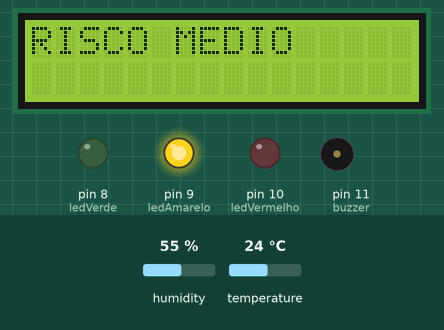
Bench run of a sketch on a simulated Arduino Uno, built with avr-gcc and run on an emulated ATmega328P. Shown: 16×2 character LCD, output pins drawn as LEDs (lit = HIGH), buzzer (waves = sounding). The test bench sets the inputs (shaded band); at power-on: humidity 55 %, temperature 24 °C.

Above: at 1.2 s.
1.3 s: humidity set to 41 %
4.0 s: humidity set to 38 %
At 4.4 s:
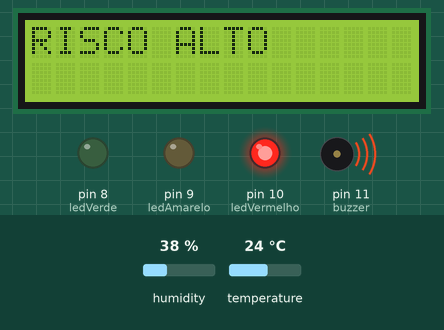
6.7 s: humidity set to 68 %
At 9.1 s:
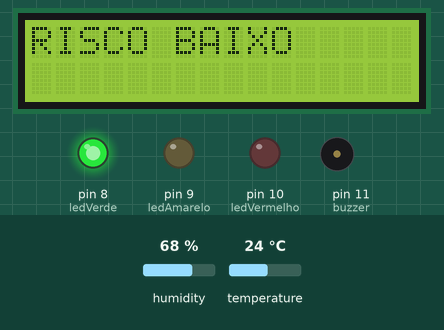
9.7 s: humidity set to 62 %
12.4 s: humidity set to 59 %
At 15.5 s:
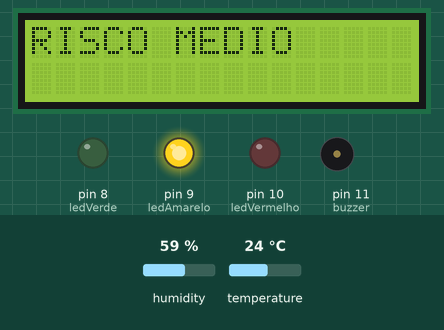
15.8 s: humidity set to 22 %
At 17.4 s:
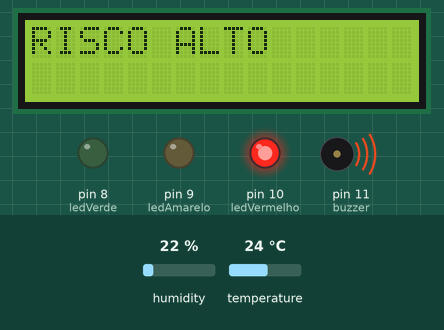
Timing chart, 0 to 18.9 s (numbered marks = the images above; inputs shaded):
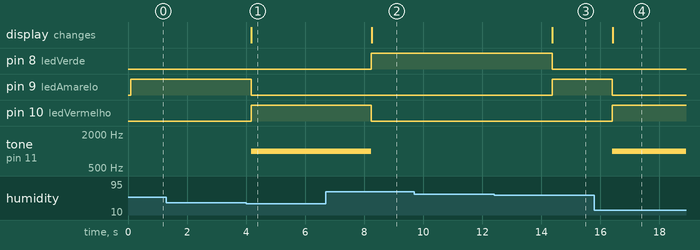

The sketch:

firewatch_edge.ino
```cpp
#include <DHT.h>
#include <Wire.h>
#include <LiquidCrystal_I2C.h>

#define DHTPIN 2
#define DHTTYPE DHT22

DHT dht(DHTPIN, DHTTYPE);

LiquidCrystal_I2C lcd(0x27, 16, 2);

int ledVerde = 8;
int ledAmarelo = 9;
int ledVermelho = 10;
int buzzer = 11;

void setup() {

  pinMode(ledVerde, OUTPUT);
  pinMode(ledAmarelo, OUTPUT);
  pinMode(ledVermelho, OUTPUT);
  pinMode(buzzer, OUTPUT);

  dht.begin();

  lcd.init();
  lcd.backlight();

  Serial.begin(9600);
}

void loop() {

  float temperatura = dht.readTemperature();
  float umidade = dht.readHumidity();

  lcd.clear();

  lcd.setCursor(0,0);
  lcd.print("T:");
  lcd.print(temperatura);
  lcd.print("C");

  lcd.setCursor(0,1);
  lcd.print("U:");
  lcd.print(umidade);
  lcd.print("%");

  digitalWrite(ledVerde, LOW);
  digitalWrite(ledAmarelo, LOW);
  digitalWrite(ledVermelho, LOW);
  noTone(buzzer);

  if (temperatura < 30 && umidade > 60) {

    digitalWrite(ledVerde, HIGH);

    lcd.clear();
    lcd.setCursor(0,0);
    lcd.print("RISCO BAIXO");

  }
  else if (temperatura < 40 && umidade >= 40) {

    digitalWrite(ledAmarelo, HIGH);

    lcd.clear();
    lcd.setCursor(0,0);
    lcd.print("RISCO MEDIO");

  }
  else {

    digitalWrite(ledVermelho, HIGH);

    tone(buzzer, 1000);

    lcd.clear();
    lcd.setCursor(0,0);
    lcd.print("RISCO ALTO");

  }

  delay(2000);
}
```

Measured:
- the behaviour switches between 40 and 39 % on humidity (found by bisection; images 0 and 1)
- the behaviour switches between 61 and 60 % on humidity (found by bisection; images 2 and 3)
- after the input at 4.0 s, pin 9 (ledAmarelo): HIGH → LOW after 0.17 s; pin 10 (ledVermelho): LOW → HIGH after 0.17 s; tone on pin 11 (buzzer): silent → 1000 Hz after 0.17 s; the display: changes after 0.18 s (image 1)
- after the input at 6.7 s, pin 8 (ledVerde): LOW → HIGH after 1.5 s; pin 10 (ledVermelho): HIGH → LOW after 1.5 s; tone on pin 11 (buzzer): 1000 Hz → silent after 1.5 s; the display: changes after 1.6 s (image 2)
- after the input at 12.4 s, pin 8 (ledVerde): HIGH → LOW after 2.0 s; pin 9 (ledAmarelo): LOW → HIGH after 2.0 s; the display: changes after 2.0 s (image 3)
- after the input at 15.8 s, pin 9 (ledAmarelo): HIGH → LOW after 0.60 s; pin 10 (ledVermelho): LOW → HIGH after 0.60 s; tone on pin 11 (buzzer): silent → 1000 Hz after 0.60 s; the display: changes after 0.62 s (image 4)
